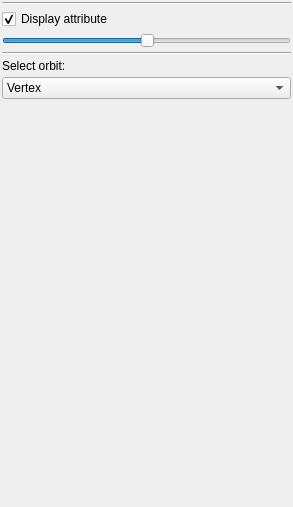
<?xml version="1.0" encoding="UTF-8"?>
<ui version="4.0">
 <class>DockWidget</class>
 <widget class="QDockWidget" name="DockWidget">
  <property name="geometry">
   <rect>
    <x>0</x>
    <y>0</y>
    <width>293</width>
    <height>507</height>
   </rect>
  </property>
  <property name="minimumSize">
   <size>
    <width>150</width>
    <height>250</height>
   </size>
  </property>
  <property name="windowTitle">
   <string>Interface</string>
  </property>
  <widget class="QWidget" name="dockWidgetContents">
   <property name="enabled">
    <bool>true</bool>
   </property>
   <property name="sizePolicy">
    <sizepolicy hsizetype="Preferred" vsizetype="Preferred">
     <horstretch>0</horstretch>
     <verstretch>0</verstretch>
    </sizepolicy>
   </property>
   <property name="minimumSize">
    <size>
     <width>150</width>
     <height>200</height>
    </size>
   </property>
   <layout class="QGridLayout" name="gridLayout">
    <property name="margin">
     <number>2</number>
    </property>
    <property name="spacing">
     <number>4</number>
    </property>
    <item row="0" column="0">
     <layout class="QVBoxLayout" name="verticalLayout">
      <item>
       <widget class="Line" name="line_2">
        <property name="orientation">
         <enum>Qt::Horizontal</enum>
        </property>
       </widget>
      </item>
      <item>
       <widget class="QCheckBox" name="checkBox_text">
        <property name="text">
         <string>Display attribute</string>
        </property>
        <property name="checked">
         <bool>true</bool>
        </property>
       </widget>
      </item>
      <item>
       <widget class="QSlider" name="slider_text">
        <property name="value">
         <number>50</number>
        </property>
        <property name="orientation">
         <enum>Qt::Horizontal</enum>
        </property>
       </widget>
      </item>
      <item>
       <widget class="Line" name="line_3">
        <property name="orientation">
         <enum>Qt::Horizontal</enum>
        </property>
       </widget>
      </item>
      <item>
       <widget class="QLabel" name="label">
        <property name="text">
         <string>Select orbit:</string>
        </property>
       </widget>
      </item>
      <item>
       <widget class="QComboBox" name="Orbits">
        <property name="focusPolicy">
         <enum>Qt::NoFocus</enum>
        </property>
        <item>
         <property name="text">
          <string>Vertex</string>
         </property>
        </item>
        <item>
         <property name="text">
          <string>Edge</string>
         </property>
        </item>
        <item>
         <property name="text">
          <string>Face</string>
         </property>
        </item>
        <item>
         <property name="text">
          <string>Volume</string>
         </property>
        </item>
        <item>
         <property name="text">
          <string>Vertex_of_parent</string>
         </property>
        </item>
        <item>
         <property name="text">
          <string>Edge_of_parent</string>
         </property>
        </item>
        <item>
         <property name="text">
          <string>Face_of_parent</string>
         </property>
        </item>
        <item>
         <property name="text">
          <string>Vertex_of_parent2</string>
         </property>
        </item>
        <item>
         <property name="text">
          <string>Edge_of_parent_2</string>
         </property>
        </item>
       </widget>
      </item>
      <item>
       <spacer name="verticalSpacer">
        <property name="orientation">
         <enum>Qt::Vertical</enum>
        </property>
        <property name="sizeHint" stdset="0">
         <size>
          <width>20</width>
          <height>40</height>
         </size>
        </property>
       </spacer>
      </item>
     </layout>
    </item>
   </layout>
  </widget>
 </widget>
 <resources/>
 <connections>
  <connection>
   <sender>checkBox_text</sender>
   <signal>toggled(bool)</signal>
   <receiver>slider_text</receiver>
   <slot>setVisible(bool)</slot>
   <hints>
    <hint type="sourcelabel">
     <x>95</x>
     <y>157</y>
    </hint>
    <hint type="destinationlabel">
     <x>95</x>
     <y>183</y>
    </hint>
   </hints>
  </connection>
 </connections>
</ui>
